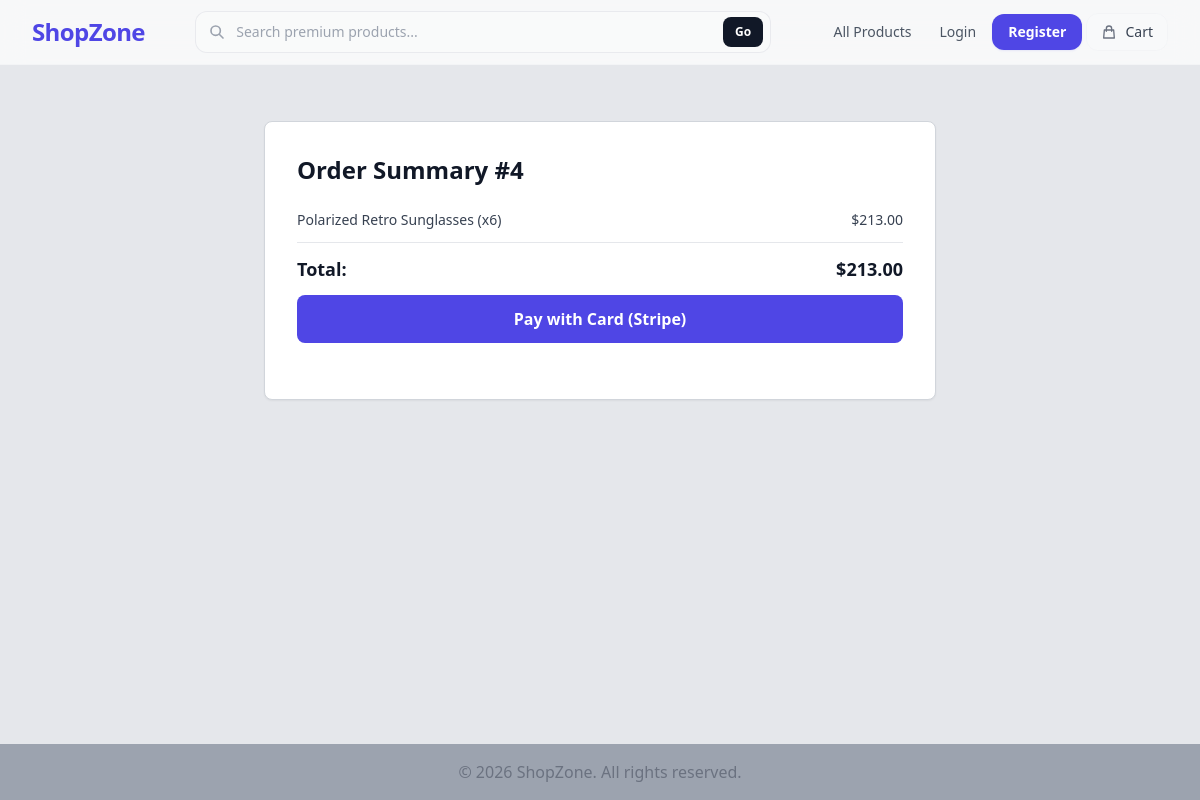
Page /order/4/payment/ on the committed database.
### store/models.py (models this page shows, shortened)
class Order(models.Model):
    first_name = models.CharField(max_length=50)
    last_name = models.CharField(max_length=50)
    email = models.EmailField()
    address = models.CharField(max_length=250)
    city = models.CharField(max_length=100)
    created_at = models.DateTimeField(auto_now_add=True)
    paid = models.BooleanField(default=False)
    class Meta:
        ordering = ['-created_at']
    def get_total_cost(self):
        return sum(item.get_cost() for item in self.items.all())

class OrderItem(models.Model):
    order = models.ForeignKey(Order, related_name='items', on_delete=models.CASCADE)
    product = models.ForeignKey(Product, related_name='order_items', on_delete=models.CASCADE)
    price = models.DecimalField(max_digits=10, decimal_places=2)
    quantity = models.PositiveIntegerField(default=1)
    def get_cost(self):
        return self.price * self.quantity

class Product(models.Model):
    category = models.ForeignKey(Category, related_name='products', on_delete=models.CASCADE)
    name = models.CharField(max_length=100, unique=True)
    slug = models.SlugField(max_length=100, unique=True)
    description = models.TextField(blank=True, null=True)
    price = models.DecimalField(max_digits=10, decimal_places=2)
    stock = models.IntegerField(default=1)
    is_available = models.BooleanField(default=True)
    image_url = models.URLField(max_length=200, blank=True, null=True)
    created_at = models.DateTimeField(auto_now_add=True)
    updated_at = models.DateTimeField(auto_now=True)

### store/views.py (the view, shortened to what this page needs)
# urls.py: path('order/<int:order_id>/payment/', views.payment_process, name='payment_process'),
def payment_process(request, order_id):
    order = get_object_or_404(Order, id=order_id)
    return render(request, 'store/payment_process.html', {
        'order': order,
        'stripe_publishable_key': settings.STRIPE_PUBLISHABLE_KEY,
    })

### store/cart.py (called while the page is built)
    def __len__(self):
        return sum(item['quantity'] for item in self.cart.values())

### store/context_processors.py (called while the page is built)
def cart(request):
    return {'cart': Cart(request)}

### store/templates/store/payment_process.html (shortened to what this page needs)
{% extends 'store/base.html' %}
{% block content %}
    <div class="max-w-2xl mx-auto bg-white p-8 rounded-lg border border-gray-300 shadow-sm mt-8">
        <h1 class="text-2xl font-bold mb-6 text-gray-900">Order Summary #{{ order.id }}</h1>
        <div class="space-y-3 mb-6">
             {% for item in order.items.all %}
                <div class="flex justify-between text-sm text-gray-700">
                    <span>{{ item.product.name }} (x{{ item.quantity }})</span>
                    <span class="font-medium">${{ item.get_cost }}</span>
                </div>
             {% endfor %}
             <div class="border-t pt-3 flex justify-between font-bold text-lg text-gray-900">
                <span>Total:</span>
                <span>${{ order.get_total_cost }}</span>
             </div>
             <form action="{% url 'payment_process' order.id %}" method="post">
                <button type="submit" class="w-full bg-indigo-600 text-white font-bold py-3 px-4 rounded-lg hover:bg-indigo-700 transition">
                    Pay with Card (Stripe)
                </button>
             </form>
        </div>
    </div>
{% endblock content %}

### rows in the picture
Order: id "4", get_total_cost "213.00"
OrderItem: product.name "Polarized Retro Sunglasses", quantity "6", get_cost "213.00"
